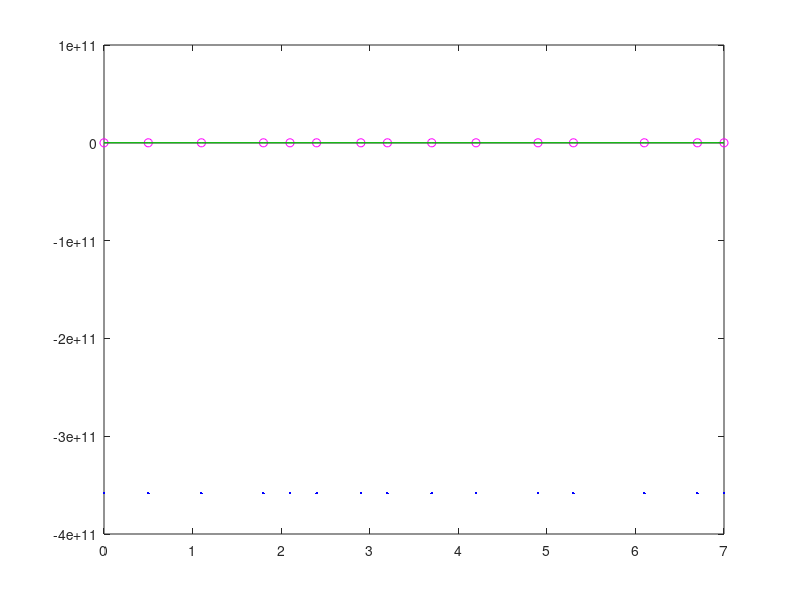

This chart was generated by the following MATLAB code:
clear; close; clc;

x = [0 0.5 1.1 1.8 2.1 2.4 2.9 3.2 3.7 4.2 4.9 5.3 6.1 6.7 7];
y = [1.1 1.6 2.3 3.7 4.3 4.8 4.9 5.5 6.2 6.4 7.1 7.1 8.3 6.9 5.3];

plot(x,y,'mo-'), hold on

n = length(x);
pcoeff1 = polyfit(x,y,1); % polinomial fit 1 order
pcoeff2 = polyfit(x,y,2); % polinomial fit 2 order
pcoeffn = polyfit(x,y,n-1); % polinomial fit n order

xp = 0:0.1:7;
yp1 = polyval(pcoeff1,x);
yp2 = polyval(pcoeff2,x);
ypn = polyval(pcoeffn,n);

plot(x,yp1,'k',x,yp2,'g',x,ypn,'b')

E1 = sqrt(sum(abs(yp1-y).^2)/n)
E2 = sqrt(sum(abs(yp2-y).^2)/n)
En = sqrt(sum(abs(ypn-y).^2)/n)
